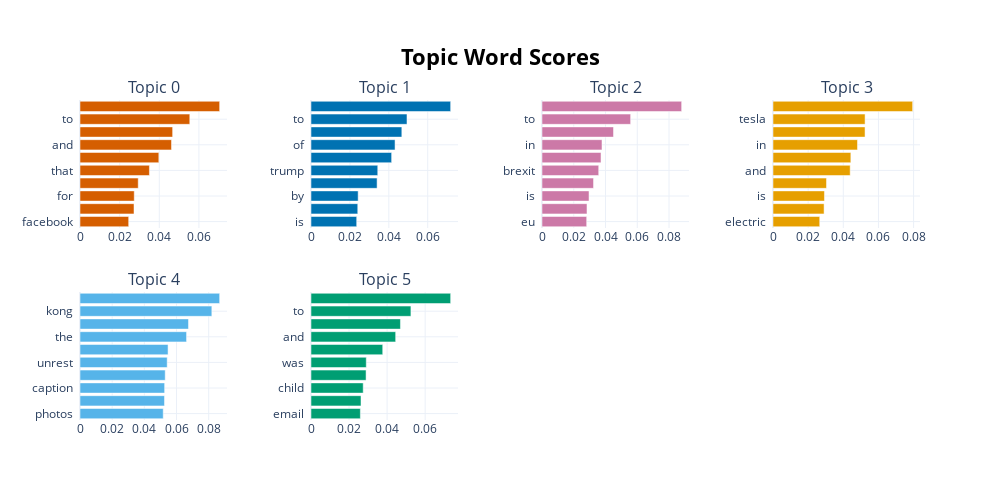

The code cell stored with this chart in its notebook:
### Markdown cell above
Here are our topics. It has discovered 7 topics (plus a noise topic labelled -1). Not great topics in terms of representation.

### Code cell
topic_model.visualize_barchart(n_words=10)

### Figure 1 — Plotly figure (JSON) as saved in the notebook; plotly's stock layout.template omitted (floating-point values rounded to 4 significant figures)
{"data": [{"marker": {"color": "#D55E00"}, "orientation": "h", "x": [0.02456, 0.02724, 0.02737, 0.02938, 0.03503, 0.03978, 0.04616, 0.04674, 0.0554, 0.07046], "y": ["facebook  ", "on  ", "for  ", "is  ", "that  ", "in  ", "and  ", "of  ", "to  ", "the  "], "type": "bar", "xaxis": "x", "yaxis": "y"}, {"marker": {"color": "#0072B2"}, "orientation": "h", "x": [0.02348, 0.02404, 0.02423, 0.03397, 0.03431, 0.04144, 0.04319, 0.04669, 0.04934, 0.07178], "y": ["is  ", "for  ", "by  ", "that  ", "trump  ", "in  ", "of  ", "and  ", "to  ", "the  "], "type": "bar", "xaxis": "x2", "yaxis": "y2"}, {"marker": {"color": "#CC79A7"}, "orientation": "h", "x": [0.02814, 0.02834, 0.02962, 0.03246, 0.03572, 0.03717, 0.03779, 0.04504, 0.05582, 0.08796], "y": ["eu  ", "for  ", "is  ", "that  ", "brexit  ", "and  ", "in  ", "of  ", "to  ", "the  "], "type": "bar", "xaxis": "x3", "yaxis": "y3"}, {"marker": {"color": "#E69F00"}, "orientation": "h", "x": [0.02659, 0.02906, 0.02928, 0.03044, 0.04392, 0.04429, 0.04807, 0.05237, 0.05239, 0.07946], "y": ["electric  ", "its  ", "is  ", "for  ", "and  ", "of  ", "in  ", "to  ", "tesla  ", "the  "], "type": "bar", "xaxis": "x4", "yaxis": "y4"}, {"marker": {"color": "#56B4E9"}, "orientation": "h", "x": [0.05174, 0.05251, 0.05261, 0.05297, 0.05419, 0.05474, 0.06624, 0.06743, 0.08195, 0.0868], "y": ["photos  ", "159  ", "caption  ", "on  ", "unrest  ", "in  ", "the  ", "of  ", "kong  ", "hong  "], "type": "bar", "xaxis": "x5", "yaxis": "y5"}, {"marker": {"color": "#009E73"}, "orientation": "h", "x": [0.02594, 0.02628, 0.02743, 0.02894, 0.02905, 0.03769, 0.04449, 0.04701, 0.05251, 0.07339], "y": ["email  ", "said  ", "child  ", "phone  ", "was  ", "in  ", "and  ", "of  ", "to  ", "the  "], "type": "bar", "xaxis": "x6", "yaxis": "y6"}], "layout": {"xaxis": {"anchor": "y", "domain": [0.0, 0.175], "showgrid": true}, "yaxis": {"anchor": "x", "domain": [0.6, 1.0], "showgrid": true}, "xaxis2": {"anchor": "y2", "domain": [0.275, 0.45], "showgrid": true}, "yaxis2": {"anchor": "x2", "domain": [0.6, 1.0], "showgrid": true}, "xaxis3": {"anchor": "y3", "domain": [0.55, 0.725], "showgrid": true}, "yaxis3": {"anchor": "x3", "domain": [0.6, 1.0], "showgrid": true}, "xaxis4": {"anchor": "y4", "domain": [0.825, 1.0], "showgrid": true}, "yaxis4": {"anchor": "x4", "domain": [0.6, 1.0], "showgrid": true}, "xaxis5": {"anchor": "y5", "domain": [0.0, 0.175], "showgrid": true}, "yaxis5": {"anchor": "x5", "domain": [0.0, 0.4], "showgrid": true}, "xaxis6": {"anchor": "y6", "domain": [0.275, 0.45], "showgrid": true}, "yaxis6": {"anchor": "x6", "domain": [0.0, 0.4], "showgrid": true}, "xaxis7": {"anchor": "y7", "domain": [0.55, 0.725], "showgrid": true}, "yaxis7": {"anchor": "x7", "domain": [0.0, 0.4], "showgrid": true}, "xaxis8": {"anchor": "y8", "domain": [0.825, 1.0], "showgrid": true}, "yaxis8": {"anchor": "x8", "domain": [0.0, 0.4], "showgrid": true}, "annotations": [{"font": {"size": 16}, "showarrow": false, "text": "Topic 0", "x": 0.0875, "xanchor": "center", "xref": "paper", "y": 1.0, "yanchor": "bottom", "yref": "paper"}, {"font": {"size": 16}, "showarrow": false, "text": "Topic 1", "x": 0.3625, "xanchor": "center", "xref": "paper", "y": 1.0, "yanchor": "bottom", "yref": "paper"}, {"font": {"size": 16}, "showarrow": false, "text": "Topic 2", "x": 0.6375, "xanchor": "center", "xref": "paper", "y": 1.0, "yanchor": "bottom", "yref": "paper"}, {"font": {"size": 16}, "showarrow": false, "text": "Topic 3", "x": 0.9125, "xanchor": "center", "xref": "paper", "y": 1.0, "yanchor": "bottom", "yref": "paper"}, {"font": {"size": 16}, "showarrow": false, "text": "Topic 4", "x": 0.0875, "xanchor": "center", "xref": "paper", "y": 0.4, "yanchor": "bottom", "yref": "paper"}, {"font": {"size": 16}, "showarrow": false, "text": "Topic 5", "x": 0.3625, "xanchor": "center", "xref": "paper", "y": 0.4, "yanchor": "bottom", "yref": "paper"}], "title": {"font": {"size": 22, "color": "Black"}, "text": "<b>Topic Word Scores", "x": 0.5, "xanchor": "center", "yanchor": "top"}, "hoverlabel": {"font": {"size": 16, "family": "Rockwell"}, "bgcolor": "white"}, "showlegend": false, "width": 1000, "height": 500}}
